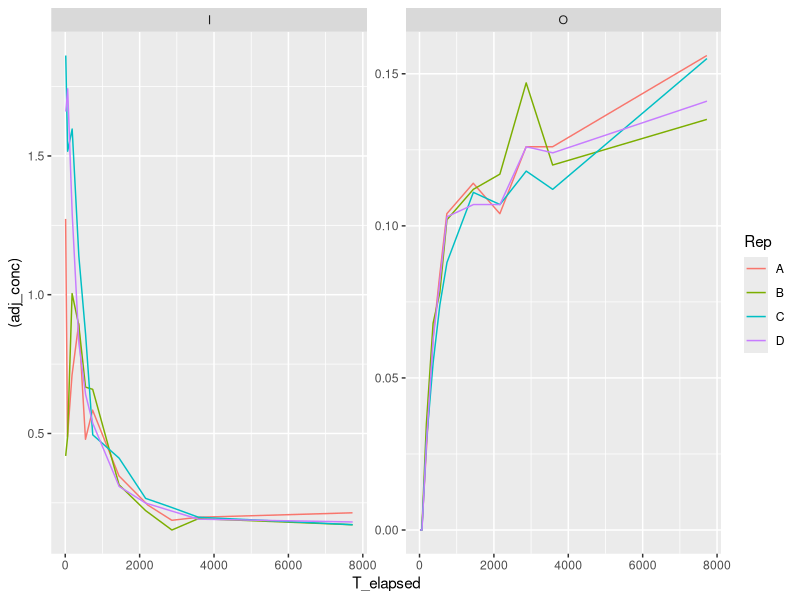
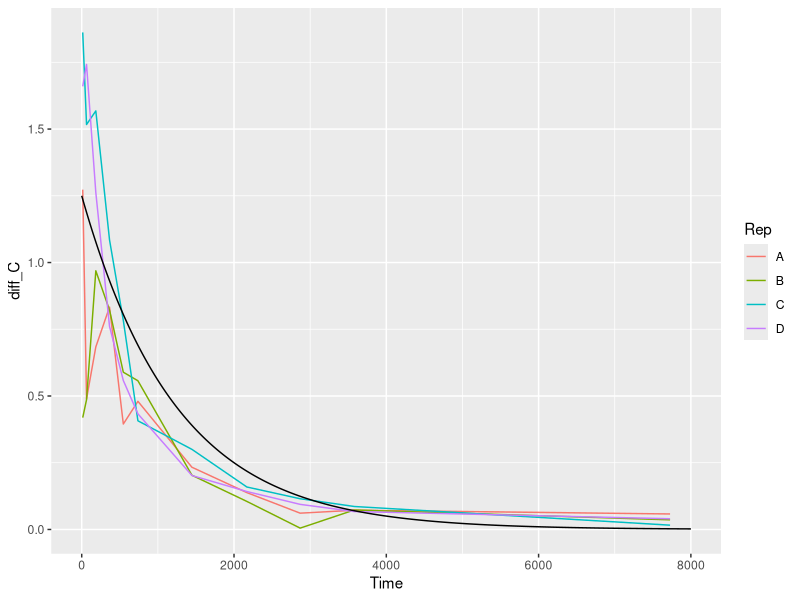
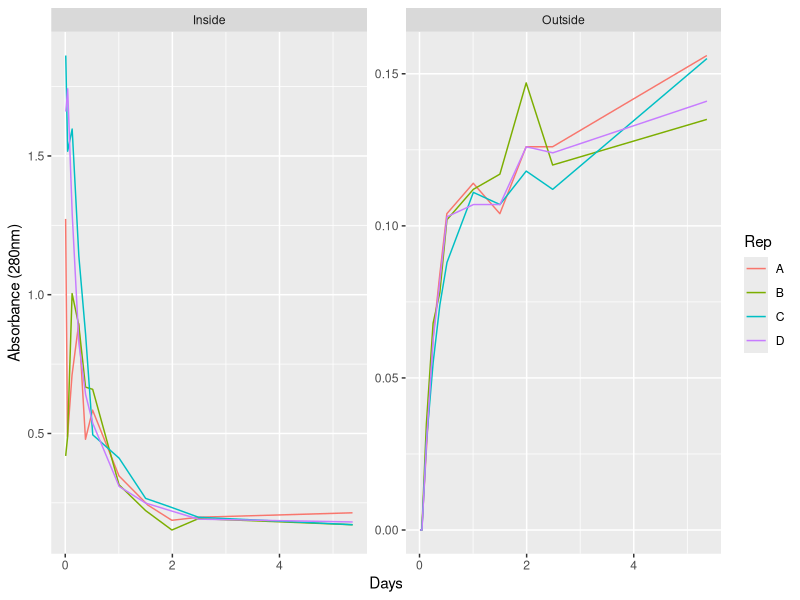
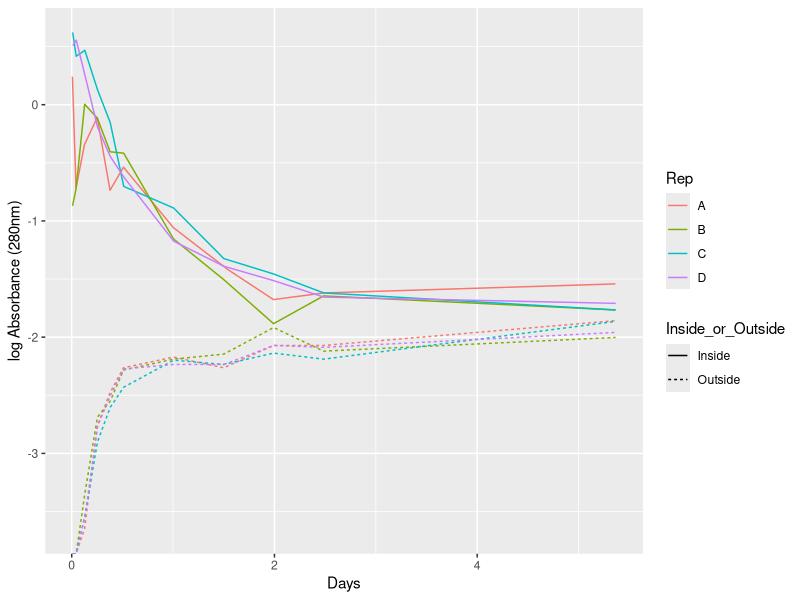
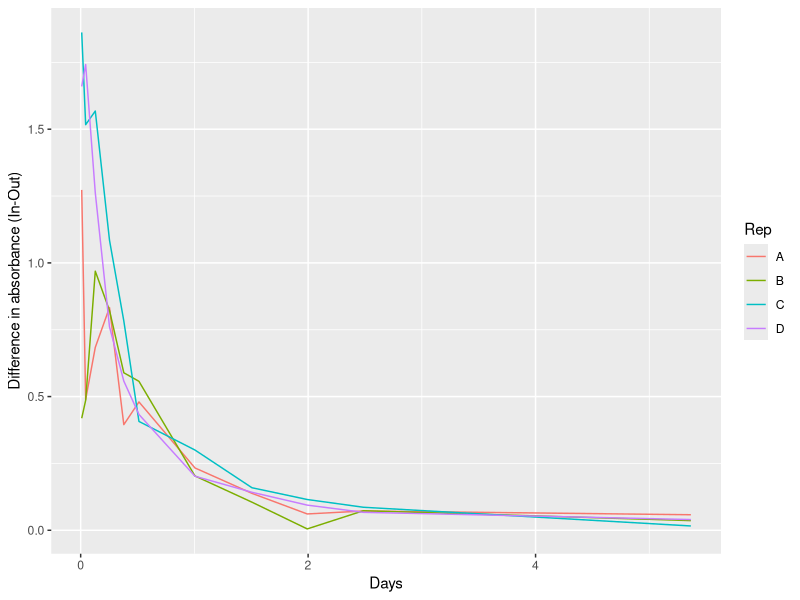

Recreate these plots in R, in order.
library("tidyverse")
library("ggplot2")

diff <- read.delim("diffusion_exp.txt")
diff <- diff %>%
    mutate(adj_conc = ifelse(A280 < 0.02, 0, A280))

diff %>%
    # filter(i.o = I) %>%
    ggplot(aes(x=T_elapsed, y= (adj_conc), col=Rep)) + 
    # geom_point() +
    geom_line() +
    facet_wrap(~i.o, scales = "free_y")

pdf("diffusion_both.pdf", width=5, height=3)
diff %>%
    mutate(i.o=ifelse(i.o=="I","Inside","Outside"), Days=T_elapsed/60/24) %>%
    ggplot(aes(x=Days, y= (adj_conc), col=Rep)) + 
    # geom_point() +
    geom_line() +
    facet_wrap(~i.o, scales = "free_y") +
    ylab("Absorbance (280nm)")
dev.off()

pdf("diffusion_both_log.pdf", width=5, height=3)
diff %>%
    mutate(i.o=ifelse(i.o=="I","Inside","Outside"), Days=T_elapsed/60/24) %>%
    rename(Inside_or_Outside=i.o) %>%
    ggplot(aes(x=Days, y= log(adj_conc), col=Rep, lty=Inside_or_Outside)) + 
    # geom_point() +
    geom_line() +
    ylab("log Absorbance (280nm)")
dev.off()

ave.time <- diff %>%
    group_by(TP) %>%
    summarize(Time  = mean(T_elapsed))
diff_diffC <- diff %>%
    select(TP, adj_conc, Rep, i.o) %>%
    left_join(ave.time) %>%
    spread(key=i.o, value=adj_conc) %>%
    mutate(diff_C = I-O)

pdf("diffusion_difference.pdf", width=4, height=3)
diff_diffC %>%
    mutate(Days=Time/60/24) %>%
    ggplot(aes(x=Days, y=diff_C, col=Rep)) +
    geom_line() +
    ylab("Difference in absorbance (In-Out)")
dev.off() 


decay_func <- function(k) {1.25*exp(1)^(k*seq(0,8000))}

fit <- data.frame(Time=seq(0,8000), diff_C = decay_func(-0.000804719), Rep = as.character("FIT"))

diff_diffC %>%
    ggplot(aes(x=Time, y=diff_C, col=Rep)) +
    geom_line() + 
    geom_line(data=fit, aes(x=Time, y=diff_C), col="black")
